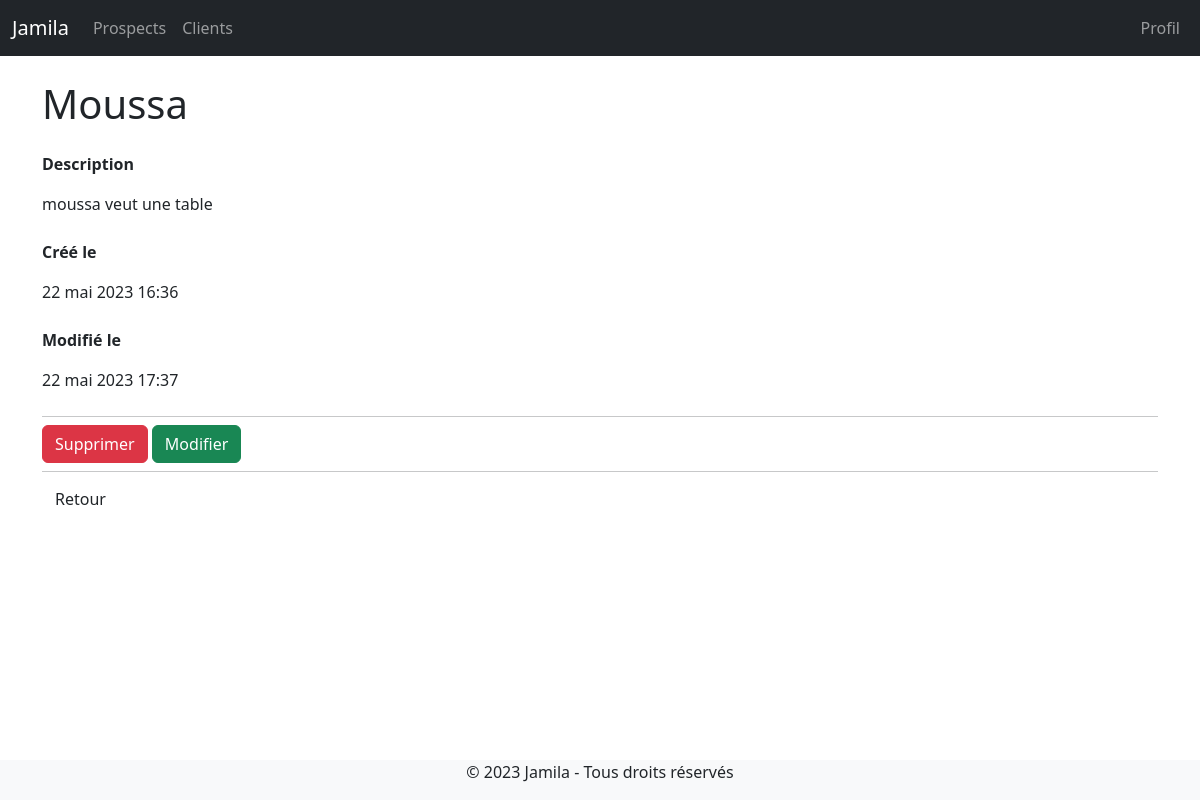
The app's page /client/5/ (signed in) with its own data.
### client/models.py (models this page shows, shortened)
class Client(models.Model):
    team=models.ForeignKey(Team, related_name='teams', on_delete=models.CASCADE)
    name = models.CharField(max_length=255)
    email = models.EmailField()
    description = models.TextField(blank=True, null=True)
    created_by = models.ForeignKey(User, related_name='clients', on_delete=models.CASCADE)
    created_at = models.DateTimeField(auto_now_add=True)
    modified_at = models.DateTimeField(auto_now=True)
    class Meta:
        ordering= ('name',)

### client/views.py (the view)
# urls.py: path("<int:pk>/", views.clients_detail, name="clients_detail"),
@login_required
def clients_detail(request, pk):
    client=get_object_or_404(Client, created_by=request.user, pk=pk)
    return render(request, 'clients_detail.html', {'client':client})

### client/templates/clients_detail.html
{% extends 'base.html' %}
{% block content %}
    <div class="py-6 px-6">
        <h1 class="mb-4 text-xl"> {{ client.name}}</h1>
        {% if client.description %}
       <p><strong>Description</strong></p>
        <p class="mb-4"> {{client.description}} </p>
        {% endif %}
       <p><strong>Créé le</strong></p>
        <p class="mb-4"> {{client.created_at}} </p>
        <p><strong>Modifié le</strong></p>
        <p class="mb-4"> {{client.modified_at}} </p>
        <hr class="my-2">
        <a href="{% url 'client:clients_delete' client.id %} " class=" btn btn-danger">Supprimer</a>
        <a href="{% url 'client:clients_edit' pk=client.id %}" class="btn btn-success">Modifier</a>
        <hr class="my-2">
        <a href="{% url 'client:clients_list' %}" class=" btn">Retour</a>
    </div>
{% endblock%}

### records on screen
Client: name "Moussa", description "moussa veut une table", created_at "22 mai 2023 16:36", modified_at "22 mai 2023 17:37"
